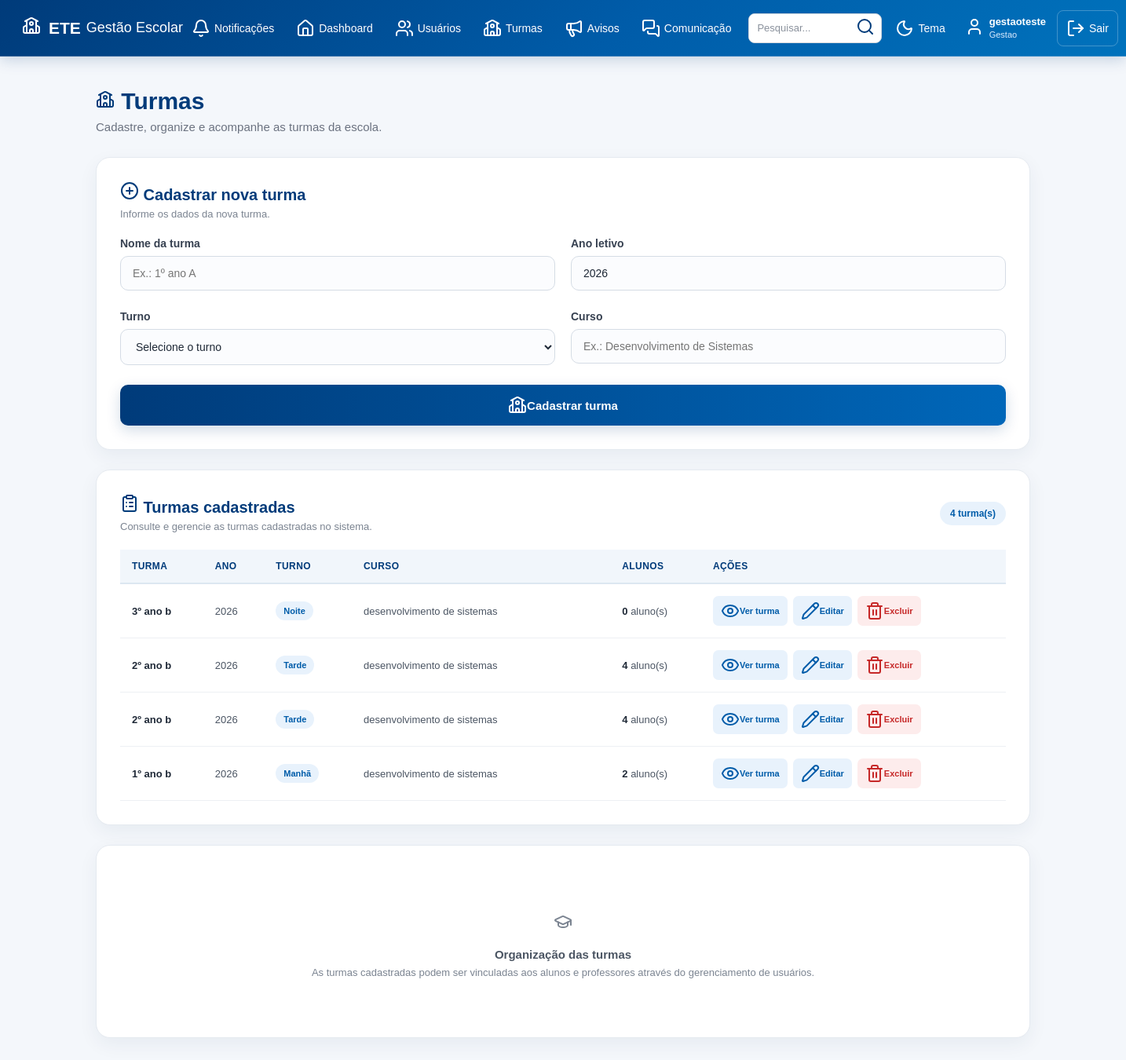
The app's page /turmas (signed in), older data.
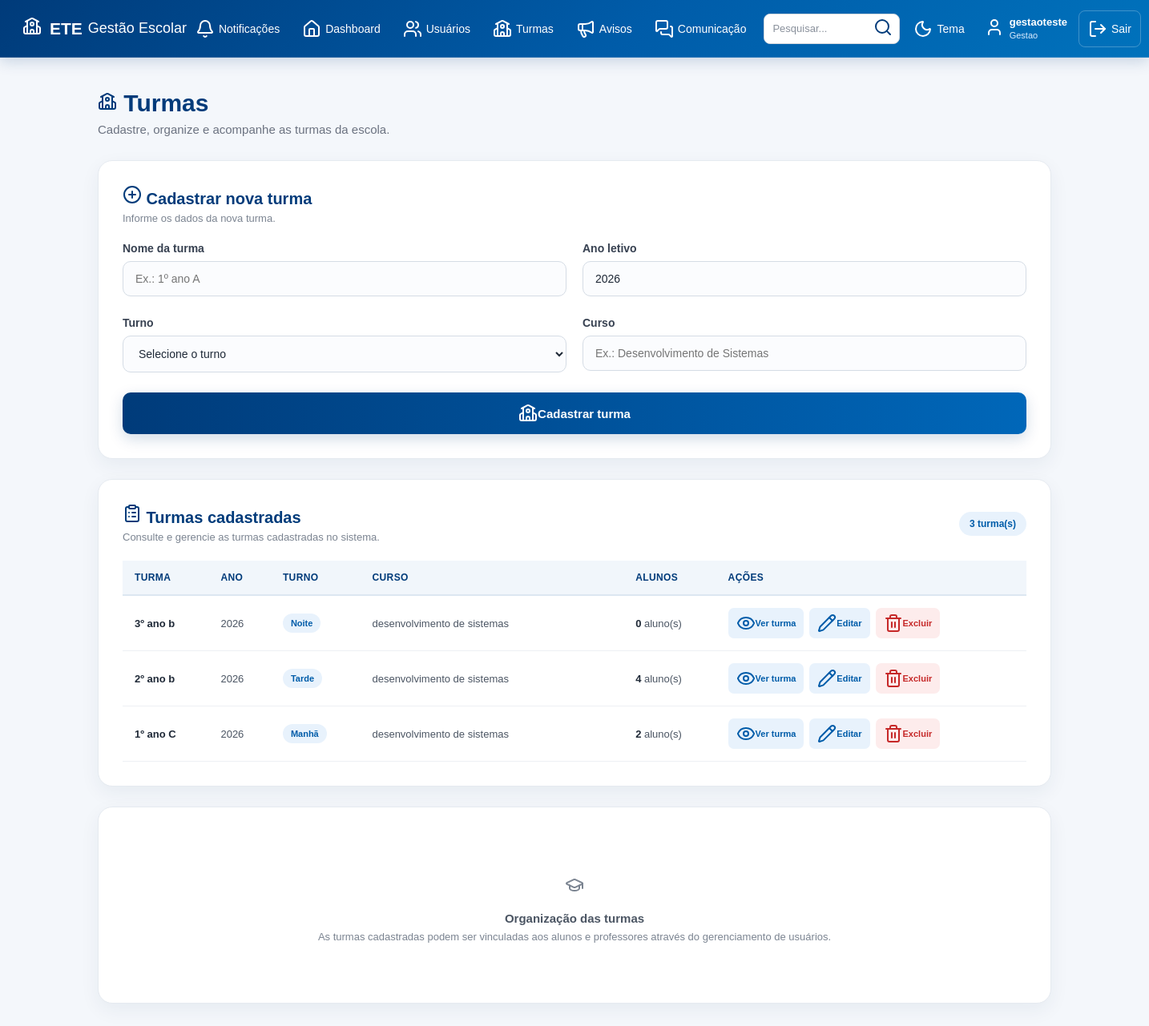
The same page, newer data.
### tables this page shows
CREATE TABLE turmas (

            id INTEGER PRIMARY KEY AUTOINCREMENT,

            nome TEXT NOT NULL,

            ano INTEGER NOT NULL,

            turno TEXT NOT NULL,

            curso TEXT NOT NULL

        );

### app.py (the view, shortened to what this page needs)
@app.route("/turmas", methods=["GET", "POST"])
def turmas_page():
    acesso = exigir_tipo("gestao")
    if acesso:
        return acesso
    conexao = conectar()
    try:
        turmas = conexao.execute(
            """
            SELECT t.*, COUNT(u.id) AS total_alunos
            FROM turmas t
            LEFT JOIN usuarios u
                ON u.turma = t.nome AND u.tipo = 'aluno'
            GROUP BY t.id
            ORDER BY t.id DESC
            """
        ).fetchall()
    finally:
        conexao.close()
    return render_template(
        "turmas.html",
        turmas=turmas,
        usuario_nome=session["usuario_nome"],
        usuario_tipo=session["usuario_tipo"]
    )

### app.py (called while the page is built)
def usuario_logado():
    return "usuario_id" in session

def exigir_tipo(tipo):
    if not usuario_logado():
        return redirect(url_for("inicio"))
    if session.get("usuario_tipo") != tipo:
        flash("Você não tem permissão para acessar esta área.", "error")
        return redirecionar_usuario()
    return None

def buscar_usuario_atual():
    if not usuario_logado():
        return None
    conexao = conectar()
    try:
        return conexao.execute(
            "SELECT * FROM usuarios WHERE id = ?",
            (session["usuario_id"],)
        ).fetchone()
    finally:
        conexao.close()

@app.context_processor
def disponibilizar_notificacoes():
    return obter_contadores_notificacoes()

### banco.py (called while the page is built)
def conectar():
    conexao = sqlite3.connect("gestao_escolar.db")
    conexao.row_factory = sqlite3.Row
    return conexao

### templates/turmas.html (shortened to what the changed rows need)
<!DOCTYPE html>
<html lang="pt-BR">
<head>
    <link
        rel="stylesheet"
        href="{{ url_for('static', filename='style.css') }}"
    >
</head>
<body>
{% include "menu.html" %}
<main class="dashboard">
    <div class="dashboard-title">
        <h2>
            <i data-lucide="school"></i>
            Turmas
        </h2>
    </div>
    <section class="content-card">
        <div class="section-header">
            <div>
                <h3>
                </h3>
                <p>
                </p>
            </div>
            <span class="total-badge">
                {{ turmas|length }} turma(s)
            </span>
        </div>
        {% if turmas %}
            <div class="table-container">
                <table>
                    <thead>
                        <tr>
                            <th>
                                Turma
                            </th>
                            <th>
                                Ano
                            </th>
                            <th>
                                Turno
                            </th>
                            <th>
                                Curso
                            </th>
                            <th>
                                Alunos
                            </th>
                            <th>
                                Ações
                            </th>
                        </tr>
                    </thead>
                    <tbody>
                        {% for turma in turmas %}
                            <tr>
                                <td>
                                    <strong>
                                        {{ turma['nome'] }}
                                    </strong>
                                </td>
                                <td>
                                    {{ turma['ano'] }}
                                </td>
                                <td>
                                    <span class="badge">
                                        {{ turma['turno'] }}
                                    </span>
                                </td>
                                <td class="coluna-curso">
                                <span class="nome-curso">{{ turma['curso'] }}</span>
                                </td>
                                <td>
                                    <strong>
                                        {{ turma['total_alunos'] }}
                                    </strong>
                                    aluno(s)
                                </td>
                                <td>
                                    <div class="table-actions">
                                        <a
                                            href="{{ url_for('ver_turma', id=turma['id']) }}"
                                            class="btn-edit"
                                        >
                                            <i data-lucide="eye"></i>
                                            Ver turma
                                        </a>
                                        <a
                                            href="{{ url_for('editar_turma', id=turma['id']) }}"
                                            class="btn-edit"
                                        >
                                            <i data-lucide="pencil"></i>
                                            Editar
                                        </a>
                                        <a
                                            href="{{ url_for('excluir_turma', id=turma['id']) }}"
                                            class="btn-delete"
                                            onclick="return confirm('Deseja realmente excluir esta turma?');"
                                        >
                                            <i data-lucide="trash-2"></i>
                                            Excluir
                                        </a>
                                    </div>
                                </td>
                            </tr>
                        {% endfor %}
                    </tbody>
                </table>
            </div>
        {% endif %}
    </section>
</main>
</body>
</html>

Row changes from the older to the newer data that the page shows:
removed turmas: nome "2º ano b", ano "2026", turno "Tarde", curso "desenvolvimento de sistemas", total_alunos "4"
changed turmas "Manhã": nome "1º ano b" → "1º ano C"
Text that changed along with them:
{{ turmas|length }}: "4" → "3"
